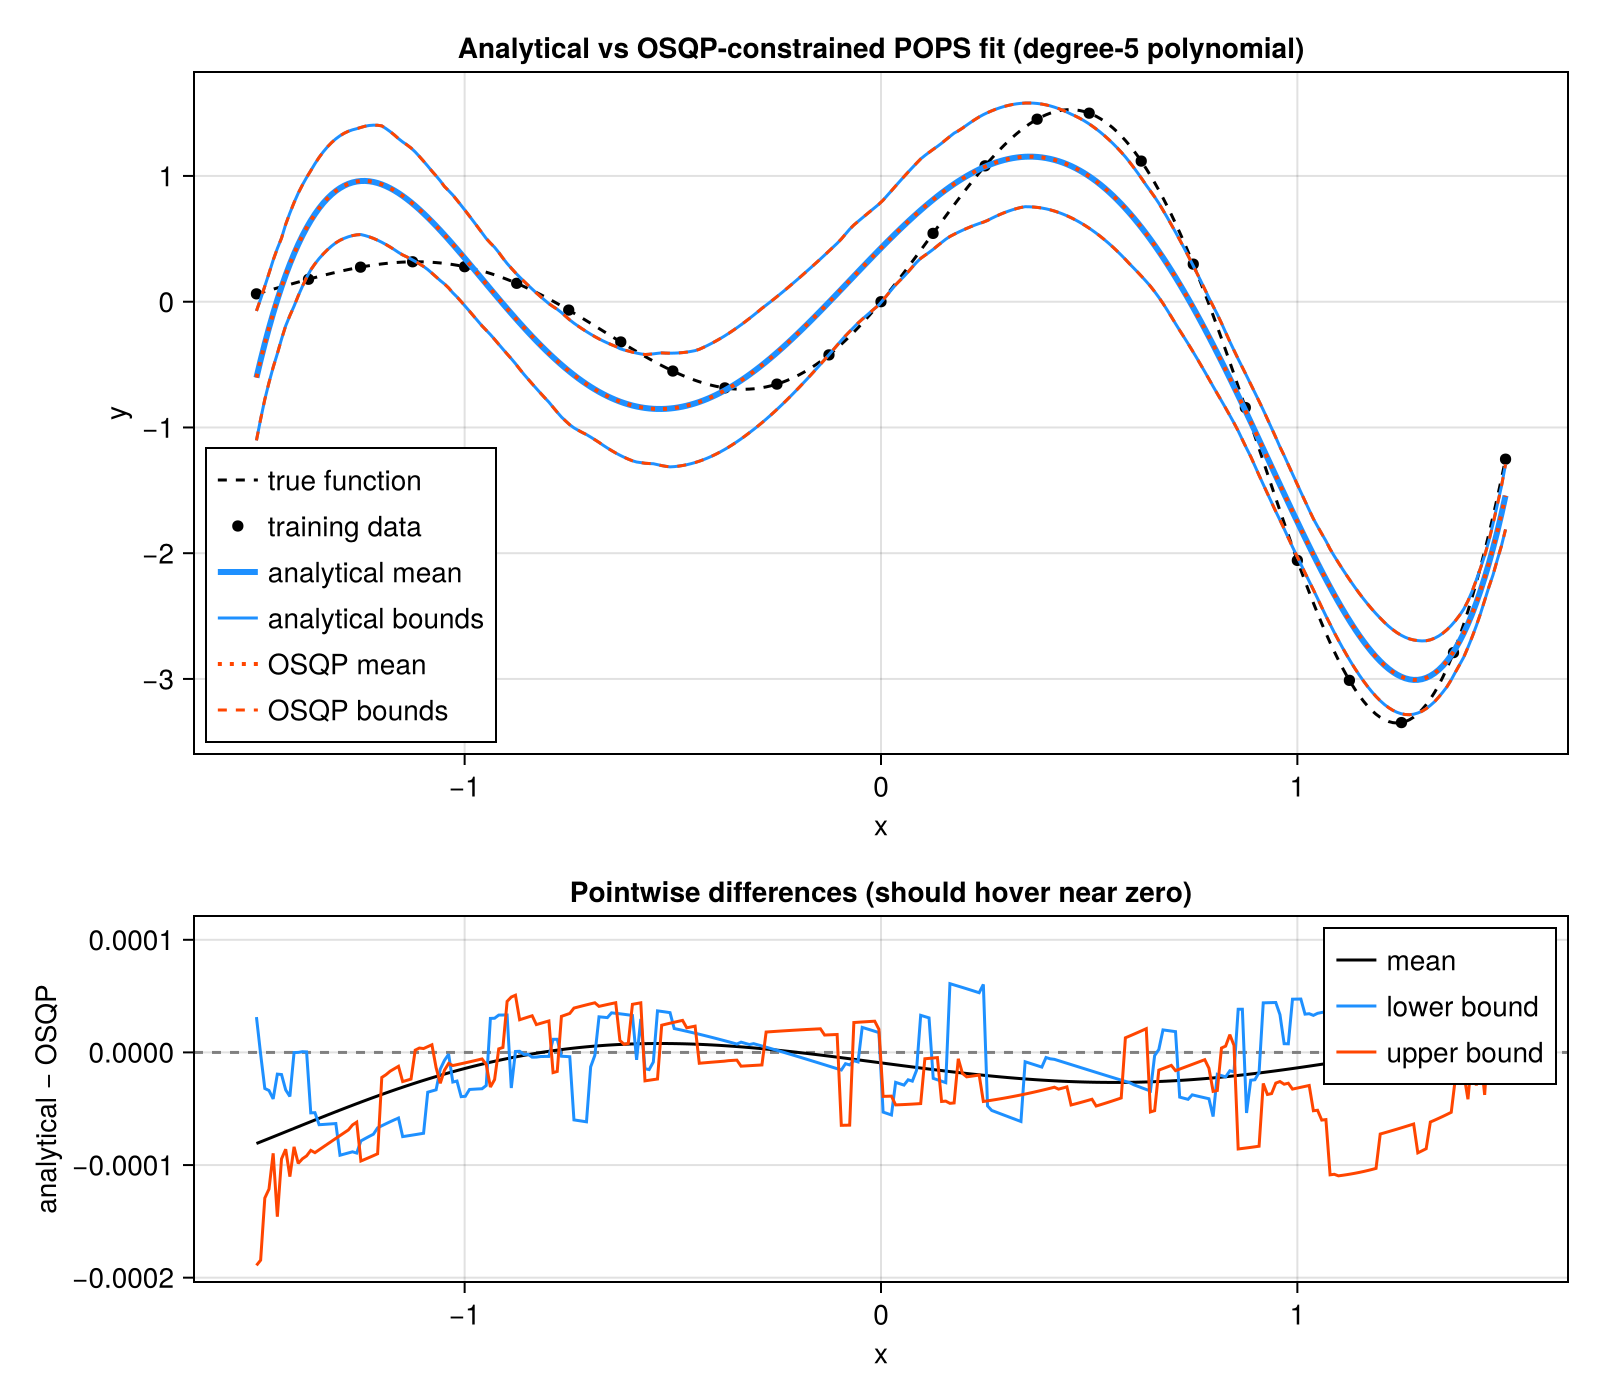

This figure's Julia source:
## Sanity check: with an empty constraint set, the OSQP-based constrained fit
## (src/fit.jl, `constraint_matrix`/`constraint_bounds` kwargs) should reproduce
## the closed-form leverage-based POPS fit, since both are then solving the
## exact same per-point equality-constrained ridge QP. Also plots the two
## predictive distributions on top of each other so the agreement is visible.

using Test
using LinearAlgebra
using Random
using POPSRegression
using CairoMakie
using SparseArrays

@testset "analytical vs OSQP agree (no extra constraints)" begin

    # Degree-5 polynomial fit to a wiggly, noise-free function that a
    # degree-5 polynomial cannot represent exactly, so residuals (and
    # hence POPS corrections) are non-trivial.
    deg = 5
    P = deg + 1
    x = range(-1.5, 1.5; length=25)
    f(x) = exp(x) * sin(4x)
    y = f.(x)

    vander(z) = hcat((z .^ k for k in 0:deg)...)
    X = vander(x)   # N × P Vandermonde matrix

    m_analytical = fit(POPSModel, X, y; leverage_percentile=0.0)

    m_osqp = fit(POPSModel, X, y; leverage_percentile=0.0,
        constraint_matrix=zeros(0, P), constraint_bounds=(Float64[], Float64[]))

    coef_diff = maximum(abs.(coef(m_analytical) .- coef(m_osqp)))
    corr_diff = maximum(abs.(m_analytical.pops_corrections .- m_osqp.pops_corrections))

    @info "max |Δcoef|" coef_diff
    @info "max |Δpops_corrections|" corr_diff

    @test coef(m_analytical) ≈ coef(m_osqp) atol = 1e-3
    @test m_analytical.pops_corrections ≈ m_osqp.pops_corrections atol = 1e-3

    # both should still exactly interpolate every retained training point
    w_a, w_o = coef(m_analytical), coef(m_osqp)
    for i in 1:size(X, 1)
        @test X[i, :]' * (w_a .+ m_analytical.pops_corrections[i, :, :]) ≈ [y[i]] atol = 1e-8
        @test X[i, :]' * (w_o .+ m_osqp.pops_corrections[i, :, :]) ≈ [y[i]] atol = 1e-3
    end

    # ── Plot: predictive mean + bounds from both methods, overlaid ──────────
    xg = range(-1.5, 1.5; length=300)
    Xg = vander(xg)

    rng = Xoshiro(42)
    pred_a = predict(m_analytical, Xg; return_bounds=true, sampling_method=:sobol, rng=rng)
    pred_o = predict(m_osqp, Xg; return_bounds=true, sampling_method=:sobol, rng=rng)

    @info "max |Δmean prediction|" maximum(abs.(pred_a.mean .- pred_o.mean))

    # Filled bands from both methods would just alpha-blend into one blob once
    # they overlap almost exactly, so draw the bound curves as distinct lines
    # instead (solid vs dashed) — any daylight between them is then visible —
    # and add a difference panel underneath to make the (tiny) gap explicit.
    fig = Figure(size=(800, 700))

    ax = Axis(fig[1, 1], xlabel="x", ylabel="y",
        title="Analytical vs OSQP-constrained POPS fit (degree-$deg polynomial)")

    lines!(ax, xg, f.(xg); color=:black, linestyle=:dash, label="true function")
    scatter!(ax, x, y; color=:black, markersize=8, label="training data")

    lines!(ax, xg, pred_a.mean; color=:dodgerblue, linewidth=3, label="analytical mean")
    lines!(ax, xg, pred_a.lower; color=:dodgerblue, linewidth=1.5, label="analytical bounds")
    lines!(ax, xg, pred_a.upper; color=:dodgerblue, linewidth=1.5)

    lines!(ax, xg, pred_o.mean; color=:orangered, linewidth=2, linestyle=:dot, label="OSQP mean")
    lines!(ax, xg, pred_o.lower; color=:orangered, linewidth=1.5, linestyle=:dash, label="OSQP bounds")
    lines!(ax, xg, pred_o.upper; color=:orangered, linewidth=1.5, linestyle=:dash)

    axislegend(ax; position=:lb, merge=true)

    ax2 = Axis(fig[2, 1], xlabel="x", ylabel="analytical − OSQP",
        title="Pointwise differences (should hover near zero)")
    hlines!(ax2, [0.0]; color=:gray, linestyle=:dash)
    lines!(ax2, xg, pred_a.mean .- pred_o.mean; color=:black, label="mean")
    lines!(ax2, xg, pred_a.lower .- pred_o.lower; color=:dodgerblue, label="lower bound")
    lines!(ax2, xg, pred_a.upper .- pred_o.upper; color=:orangered, label="upper bound")
    axislegend(ax2; position=:rt)

    rowsize!(fig.layout, 1, Relative(0.65))

    save("test/analytical_vs_osqp.png", fig)
    @info "saved plot" "analytical_vs_osqp.png"
end
